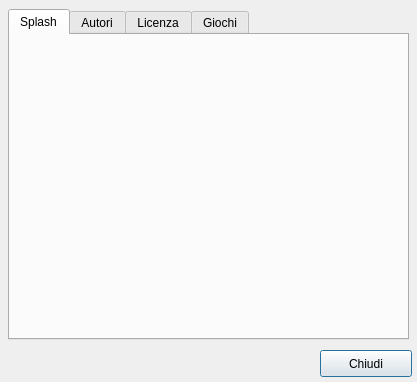
<?xml version="1.0" encoding="UTF-8"?>
<ui version="4.0">
 <class>AboutDialog</class>
 <widget class="QDialog" name="AboutDialog">
  <property name="geometry">
   <rect>
    <x>0</x>
    <y>0</y>
    <width>417</width>
    <height>382</height>
   </rect>
  </property>
  <property name="windowTitle">
   <string>About Look 3D...</string>
  </property>
  <widget class="QPushButton" name="pushButtonOK">
   <property name="geometry">
    <rect>
     <x>320</x>
     <y>350</y>
     <width>92</width>
     <height>27</height>
    </rect>
   </property>
   <property name="text">
    <string>Chiudi</string>
   </property>
  </widget>
  <widget class="QTabWidget" name="tabWidget">
   <property name="geometry">
    <rect>
     <x>8</x>
     <y>9</y>
     <width>401</width>
     <height>331</height>
    </rect>
   </property>
   <property name="currentIndex">
    <number>0</number>
   </property>
   <widget class="QWidget" name="tab">
    <attribute name="title">
     <string>Splash</string>
    </attribute>
    <widget class="QWidget" name="horizontalLayoutWidget">
     <property name="geometry">
      <rect>
       <x>-1</x>
       <y>-1</y>
       <width>401</width>
       <height>301</height>
      </rect>
     </property>
     <layout class="QHBoxLayout" name="AboutLayout"/>
    </widget>
   </widget>
   <widget class="QWidget" name="Autori">
    <attribute name="title">
     <string>Autori</string>
    </attribute>
    <widget class="QListView" name="listViewAbout">
     <property name="geometry">
      <rect>
       <x>-5</x>
       <y>1</y>
       <width>401</width>
       <height>301</height>
      </rect>
     </property>
    </widget>
   </widget>
   <widget class="QWidget" name="tab_2">
    <attribute name="title">
     <string>Licenza</string>
    </attribute>
    <widget class="QTextBrowser" name="textBrowser">
     <property name="geometry">
      <rect>
       <x>-5</x>
       <y>1</y>
       <width>401</width>
       <height>301</height>
      </rect>
     </property>
    </widget>
   </widget>
   <widget class="QWidget" name="tab_3">
    <attribute name="title">
     <string>Giochi</string>
    </attribute>
    <widget class="QWidget" name="verticalLayoutWidget">
     <property name="geometry">
      <rect>
       <x>-1</x>
       <y>-1</y>
       <width>401</width>
       <height>301</height>
      </rect>
     </property>
     <layout class="QVBoxLayout" name="vlAboutGame"/>
    </widget>
   </widget>
  </widget>
 </widget>
 <resources/>
 <connections>
  <connection>
   <sender>pushButtonOK</sender>
   <signal>clicked()</signal>
   <receiver>AboutDialog</receiver>
   <slot>close()</slot>
   <hints>
    <hint type="sourcelabel">
     <x>365</x>
     <y>363</y>
    </hint>
    <hint type="destinationlabel">
     <x>208</x>
     <y>190</y>
    </hint>
   </hints>
  </connection>
 </connections>
</ui>
